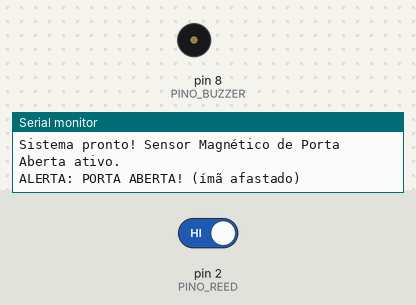
A sketch run on a simulated Arduino Uno, built with avr-gcc and run on an emulated ATmega328P. On the bench: buzzer (waves = sounding, pin HIGH), the last lines printed to the serial monitor. Inputs (shaded band) come from the test bench; at power-on: pin 2 (PINO_REED) HIGH.

Above: at 1.4 s.
1.5 s: pin 2 (PINO_REED) driven LOW
At 2.3 s:
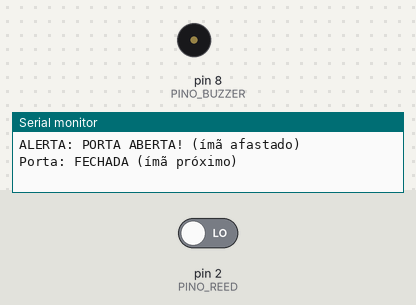
3.0 s: pin 2 (PINO_REED) driven HIGH
At 3.11 s:
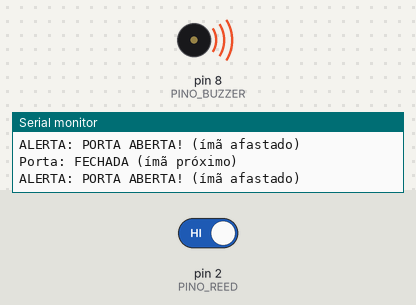
Timing chart, 0 to 12.0 s (numbered marks = the images above; inputs shaded):
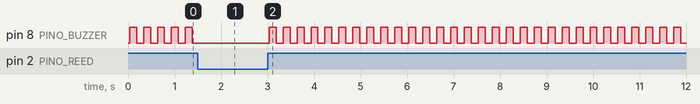

The sketch:

p60_sensor_de_porta_aberta.ino
```cpp
/*
 * Projeto 60: Sensor de Porta Aberta
 * O que faz: Monitora um sensor magnético Reed Switch em D2 e dispara o buzzer em D8 quando o ímã se afasta.
 * Ligações: D2 (Reed Switch ao GND), D8 (Buzzer Ativo)
 * Bibliotecas: Nenhuma biblioteca extra
 * Material: 80 Projetos Arduino
 */

const byte PINO_REED = 2;   // Reed Switch ligado entre D2 e GND (INPUT_PULLUP)
const byte PINO_BUZZER = 8; // Buzzer ativo 5V

bool portaAbertaAnterior = false;

void setup() {
  Serial.begin(9600);
  pinMode(PINO_REED, INPUT_PULLUP);
  pinMode(PINO_BUZZER, OUTPUT);
  digitalWrite(PINO_BUZZER, LOW);

  Serial.println(F("Sistema pronto! Sensor Magnético de Porta Aberta ativo."));
}

void loop() {
  // Com o ímã próximo, o Reed Switch fecha para o GND (LOW).
  // Quando a porta abre e o ímã se afasta, o Reed Switch abre e o pull-up leva D2 para HIGH.
  bool portaAberta = (digitalRead(PINO_REED) == HIGH);

  if (portaAberta) {
    if (!portaAbertaAnterior) {
      Serial.println(F("ALERTA: PORTA ABERTA! (ímã afastado)"));
      portaAbertaAnterior = true;
    }
    digitalWrite(PINO_BUZZER, HIGH);
    delay(150);
    digitalWrite(PINO_BUZZER, LOW);
    delay(150);
  } else {
    if (portaAbertaAnterior) {
      Serial.println(F("Porta: FECHADA (ímã próximo)"));
      portaAbertaAnterior = false;
    }
    digitalWrite(PINO_BUZZER, LOW);
    delay(100);
  }
}
```

Measured:
- after the input at 1.5 s, pin 8 (PINO_BUZZER): stops changing and stays LOW
- after the input at 3.0 s, pin 8 (PINO_BUZZER): alternates HIGH for 0.15 s and LOW for 0.15 s, starting at once
- by itself, pin 8 (PINO_BUZZER): alternates HIGH for 0.15 s and LOW for 0.15 s
